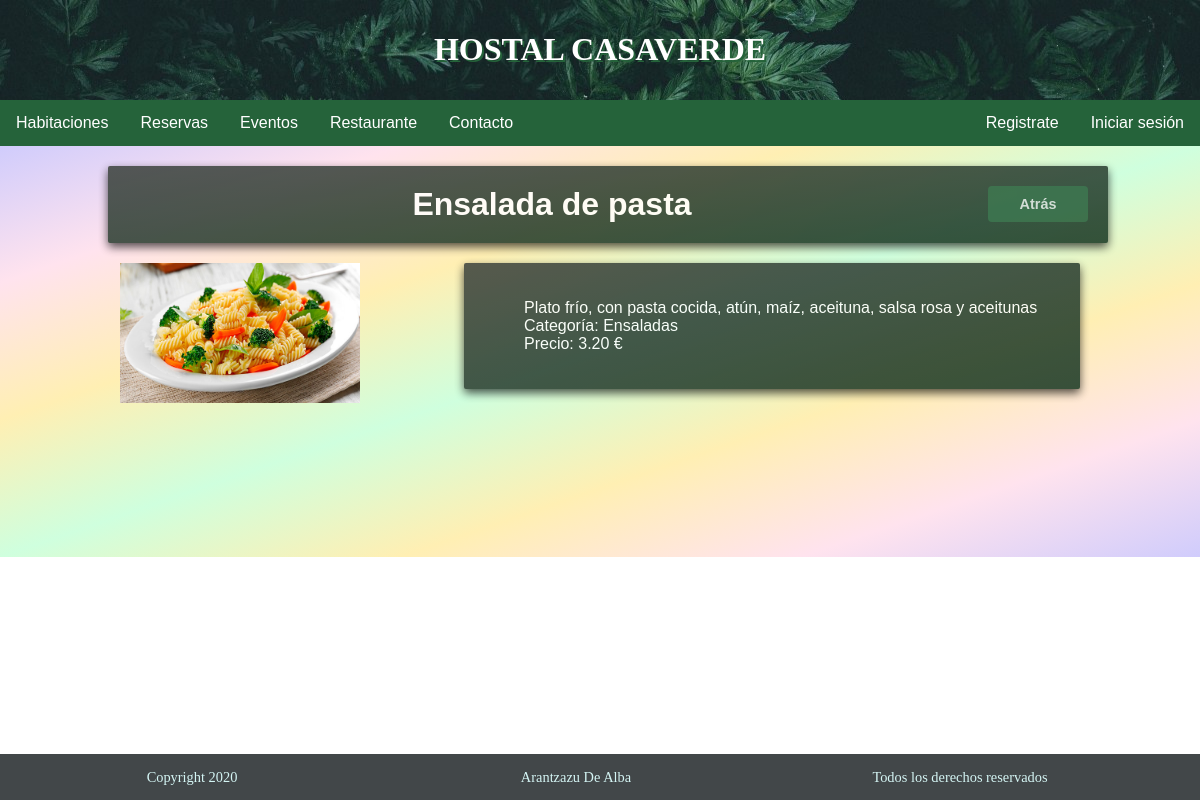
Page /restaurante/carta/plato/1 on the committed database.
### restaurante/models.py (models this page shows, shortened)
class Plato(models.Model):
    nombre = models.CharField(max_length=100, verbose_name="Nombre")
    descripcion = models.TextField(max_length=400, verbose_name="Descripción")
    categoria = models.ForeignKey(Categoria, null=True, on_delete=models.SET_NULL, verbose_name="Categoría")
    precio = models.DecimalField(max_digits=5, decimal_places=2, verbose_name="Precio del plato") # una habitacón puede costar como máximo 999,99
    foto = models.ImageField(upload_to="fotos/platos/", verbose_name="Foto")
    tipo_menu = models.ManyToManyField(TipoMenu, verbose_name="Menu", related_name="get_menus")
    class Meta:
        verbose_name="plato"
        verbose_name_plural="platos"
        ordering = ['categoria', 'nombre']

class Categoria(models.Model):
    nombre = models.CharField(max_length=100, verbose_name="Nombre")
    descripcion = models.TextField(max_length=400, verbose_name="Descripción")
    class Meta:
        verbose_name="categoría"
        verbose_name_plural="categorías"
        ordering = ['nombre']
    def __str__(self):
        return self.nombre

### restaurante/views.py (the view)
# urls.py: path('restaurante/carta/plato/<int:plato_id>', views.plato, name="plato"),
def plato(request, plato_id):
    plato = get_object_or_404(Plato, id=plato_id)
    context = {'plato': plato}
    return render(request, 'restaurante/plato.html', context)

### restaurante/templates/restaurante/plato.html (shortened to what this page needs)
<!DOCTYPE html>
{% extends 'gestion/base.html' %}
{% load static %}
{% block content %}
<div class="contenido">
  <a href="{% url 'carta'%}"><button class="boton3">Atrás</button></a>
  <h1>{{plato.nombre}}</h1>
</div>
<div class="plato">
  <img src="{{plato.foto.url}}" width="240" height="140">
  <div class="contenido contenido2 descripcion">
      <ul>
        <li>{{plato.descripcion}}</li>
        <li>Categoría: {{plato.categoria}}</li>
        <li>Precio: {{plato.precio}} €</li>
      </ul>
    </div>
</div>
{% endblock %}

### static/css/estilo.css (style rules this page uses)
.cuerpo { margin: 0; padding: 0; }
.cuerpo a { text-decoration: none; color: white; }
.contenedor h1 { margin: 0; }
.contenido { margin: 20px 9% 0 9%; padding: 20px; width: 80%; background-color: #484848; background-image: linear-gradient(to bottom right, #3a403b, #153620); opacity: 0.85; border-radius: 2px; box-shadow: 0 4px 10px 0 rgba(0,0,0,0.8); color: white; font-family: Arial, Helvetica, sans-serif; }
.contenido h1 { text-align: center; }
.contenido ul li { list-style-type: none; list-style: none; padding-left: 0; }
.boton3 { position: relative; bottom: 0; width: 100px; margin-bottom: 0; margin-left: 12px; margin-right: 0; background-color: #25633a; border: none; border-radius: 4px; color: #FFF; text-align: center; padding: 10px; cursor: pointer; vertical-align: middle; font-weight: bold; font-size: 0.9em; transition: 0.1s; opacity: 0.8; display:inline; float: right; }

### static/css/restaurante.css (style rules this page uses)
.contenido { text-align: center; }
.contenido2 { text-align: left; }
.plato { width: 80%; margin-left: 10%; margin-top: 20px; }
.descripcion { float:right; width: 60%; margin:0; }

### rows in the picture
Plato: nombre "Ensalada de pasta", foto (picture), descripcion "Plato frío, con pasta cocida, atún, maíz, aceituna, salsa rosa y aceitunas", categoria "Ensaladas", precio "3.20"
